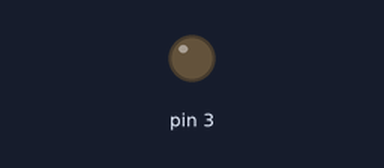
A sketch run on a simulated Arduino Uno, built with avr-gcc and run on an emulated ATmega328P. Parts: output pins drawn as LEDs (lit = HIGH).

Above: at 0.7 s.
At 2.7 s:
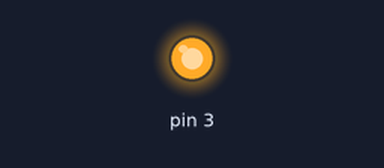
Timing chart, 0 to 3.0 s (numbered marks = the images above):
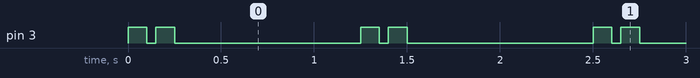

The sketch:

ch32v006_blink.ino
```cpp
#define LED_BUILTIN PC3

void setup()
{
  pinMode(LED_BUILTIN, OUTPUT);
}

void loop()
{
  digitalWrite(LED_BUILTIN, HIGH);
  delay(100);
  digitalWrite(LED_BUILTIN, LOW);
  delay(50);
  digitalWrite(LED_BUILTIN, HIGH);
  delay(100);
  digitalWrite(LED_BUILTIN, LOW);
  delay(1000);
}
```

Measured:
- by itself, pin 3: repeats every 1.3 s: LOW 0.05 s, HIGH 0.10 s, LOW 1.0 s, HIGH 0.10 s
- by itself, everything shown: repeats every 1.3 s, in 4 steps
